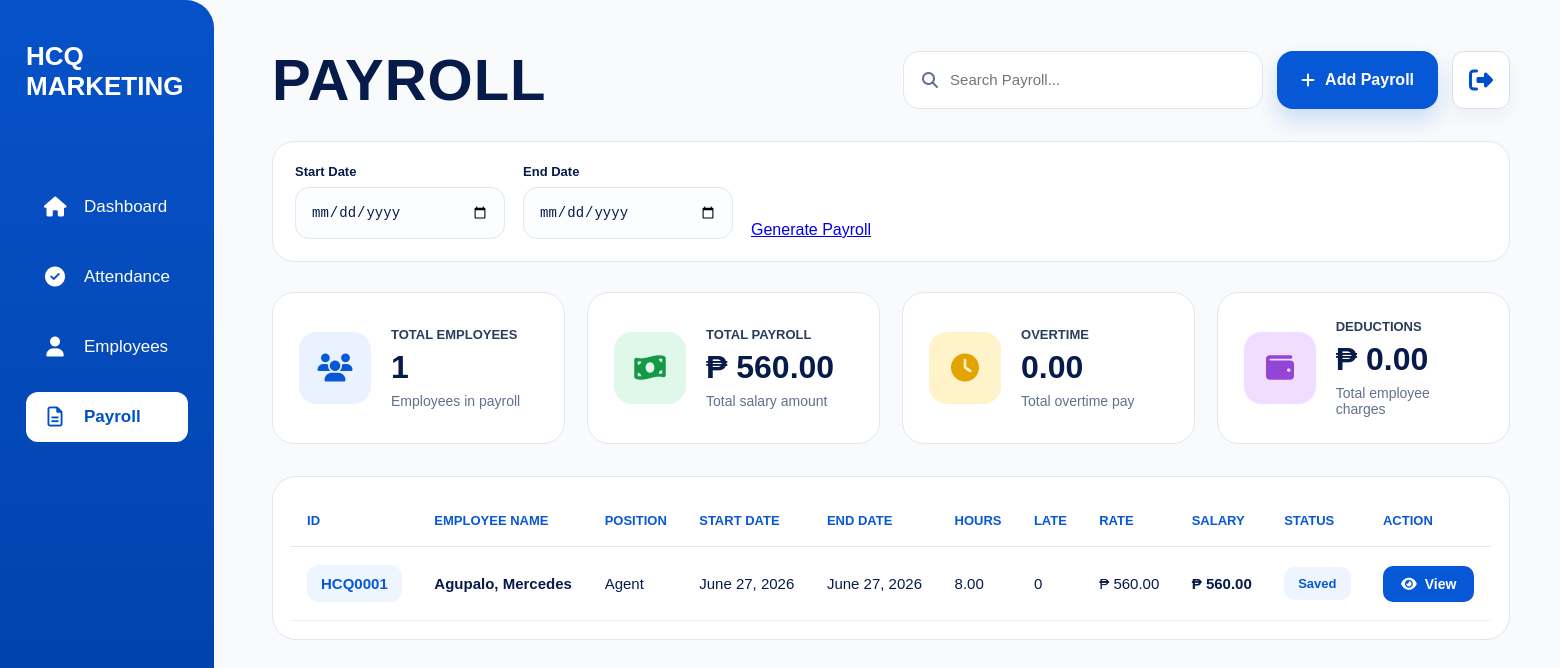
Before: /payroll-page/ with the older database file.
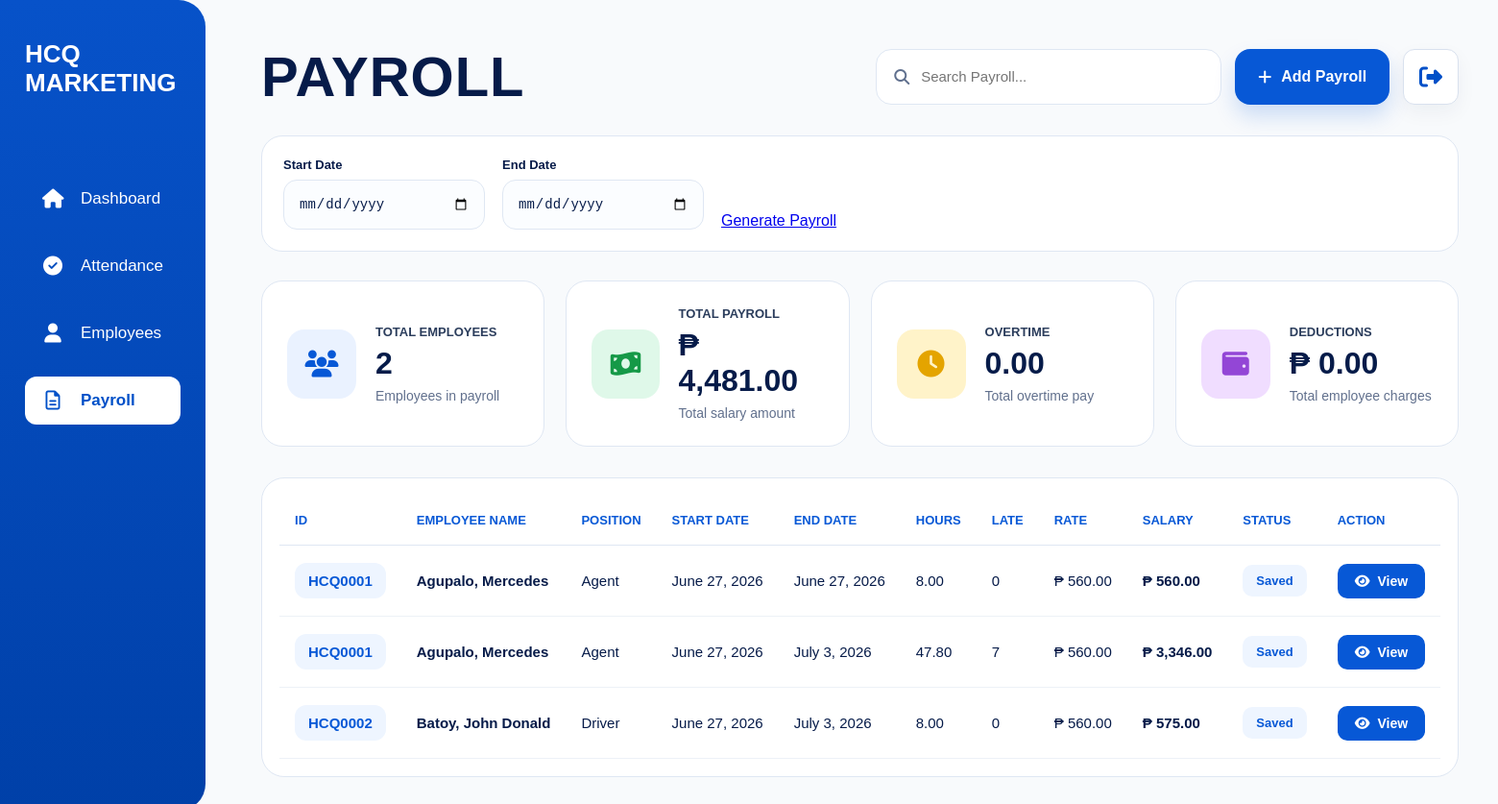
After: the same page with the newer database file.
### payroll/models.py (models this page shows, shortened)
class Payroll(models.Model):
    employee = models.ForeignKey(
        Employee,
        on_delete=models.CASCADE,
        related_name='payrolls'
    )
    start_date = models.DateField()
    end_date = models.DateField()
    total_payable_hours = models.DecimalField(
        max_digits=10,
        decimal_places=2,
        default=0
    )
    total_late_minutes = models.PositiveIntegerField(
        default=0
    )
    total_undertime_minutes = models.PositiveIntegerField(
        default=0
    )
    base_salary = models.DecimalField(
        max_digits=12,
        decimal_places=2,
        default=0
    )
    overtime_pay = models.DecimalField(
        max_digits=12,
        decimal_places=0,
        default=0
    )
    transportation_fee = models.DecimalField(
        max_digits=12,
        decimal_places=2,
        default=0
    )
    delivery_allowance = models.DecimalField(
        max_digits=12,
        decimal_places=2,
        default=0
    )
    benefits = models.DecimalField(
        max_digits=10,
        decimal_places=2,
        default=0
    )
    absent_deduction = models.DecimalField(
        max_digits=10,
        decimal_places=2,
        default=0
    )
    allowance = models.DecimalField(
        max_digits=10,
        decimal_places=2,
        default=0,
        blank=True,
        help_text='Manual allowance for this payroll period.'
    )
    cash_advance = models.DecimalField(
        max_digits=10,
        decimal_places=2,
        default=0,
        blank=True
    )
    charges = models.DecimalField(
        max_digits=10,
        decimal_places=2,
        default=0,
        blank=True
    )
    rent = models.DecimalField(
        max_digits=10,
        decimal_places=2,
        default=0,
        blank=True
    )
    remarks = models.TextField(
        blank=True,
        null=True
    )
    total_salary = models.DecimalField(
        max_digits=12,
        decimal_places=2,
        default=0
    )
    created_at = models.DateTimeField(
        auto_now_add=True
    )
    class Meta:
        ordering = [
            '-start_date',
            'employee__last_name'
        ]

### employees/models.py (models this page shows, shortened)
class Employee(models.Model):
    SALARY_TYPE_CHOICES = (
        ("daily", "Daily"),
        ("hourly", "Hourly"),
    )
    EMPLOYMENT_STATUS_CHOICES = (
        ("ACTIVE", "Active"),
        ("RESIGNED", "Resigned"),
        ("MIA", "MIA"),
        ("TERMINATED", "Terminated"),
    )
    BLOOD_TYPE_CHOICES = (
        ("A+", "A+"),
        ("A-", "A-"),
        ("B+", "B+"),
        ("B-", "B-"),
        ("AB+", "AB+"),
        ("AB-", "AB-"),
        ("O+", "O+"),
        ("O-", "O-"),
    )
    employee_id = models.CharField(
        max_length=10,
        unique=True,
        editable=False,
    )
    first_name = models.CharField(max_length=100)
    middle_initial = models.CharField(
        max_length=50,
        blank=True,
        null=True,
    )
    last_name = models.CharField(max_length=100)
    date_of_birth = models.DateField(
        blank=True,
        null=True,
    )
    citizenship = models.CharField(
        max_length=100,
        blank=True,
        null=True,
    )
    address = models.CharField(
        max_length=255,
        blank=True,
        null=True,
    )
    contact_number = models.CharField(
        max_length=50,
        blank=True,
        null=True,
    )
    spouse_name = models.CharField(
        max_length=100,
        blank=True,
        null=True,
    )
    spouse_contact_number = models.CharField(
        max_length=50,
        blank=True,
        null=True,
    )
    blood_type = models.CharField(
        max_length=3,
        choices=BLOOD_TYPE_CHOICES,
        blank=True,
        null=True,
    )
    emergency_contact_name = models.CharField(
        max_length=100,
        blank=True,
        null=True,
    )
    emergency_relationship = models.CharField(
        max_length=100,
        blank=True,
        null=True,
    )
    emergency_contact_number = models.CharField(
        max_length=50,
        blank=True,
        null=True,
    )
    emergency_address = models.CharField(
        max_length=255,
        blank=True,
        null=True,
    )
    elementary = models.CharField(
        max_length=255,
        blank=True,
        null=True,
    )
    elementary_year = models.CharField(
        max_length=50,
        blank=True,
        null=True,
    )
    high_school = models.CharField(
        max_length=255,
        blank=True,
        null=True,
    )
    high_school_year = models.CharField(
        max_length=50,
        blank=True,
        null=True,
    )
    college = models.CharField(
        max_length=255,
        blank=True,
        null=True,
    )
    college_year = models.CharField(
        max_length=50,
        blank=True,
        null=True,
    )
    company_1 = models.CharField(
        max_length=255,
        blank=True,
        null=True,
    )
    company_address_1 = models.CharField(
        max_length=255,
        blank=True,
        null=True,
    )
    occupation_1 = models.CharField(
        max_length=100,
        blank=True,
        null=True,
    )
    years_1 = models.CharField(
        max_length=50,
        blank=True,
        null=True,
    )
    company_2 = models.CharField(
        max_length=255,
        blank=True,
        null=True,
    )
    company_address_2 = models.CharField(
        max_length=255,
        blank=True,
        null=True,
    )
    occupation_2 = models.CharField(
        max_length=100,
        blank=True,
        null=True,
    )
    years_2 = models.CharField(
        max_length=50,
        blank=True,
        null=True,
    )
    company_3 = models.CharField(
        max_length=255,
        blank=True,
        null=True,
    )
    company_address_3 = models.CharField(
        max_length=255,
        blank=True,
        null=True,
    )
    occupation_3 = models.CharField(
        max_length=100,
        blank=True,
        null=True,
    )
    years_3 = models.CharField(
        max_length=50,
        blank=True,
        null=True,
    )
    reference_name_1 = models.CharField(
        max_length=100,
        blank=True,
        null=True,
    )
    reference_occupation_1 = models.CharField(
        max_length=100,
        blank=True,
        null=True,
    )
    reference_contact_1 = models.CharField(
        max_length=50,
        blank=True,
        null=True,
    )
    reference_name_2 = models.CharField(
        max_length=100,
        blank=True,
        null=True,
    )
    reference_occupation_2 = models.CharField(
        max_length=100,
        blank=True,
        null=True,
    )
    reference_contact_2 = models.CharField(
        max_length=50,
        blank=True,
        null=True,
    )
    reference_name_3 = models.CharField(
        max_length=100,
        blank=True,
        null=True,
    )
    reference_occupation_3 = models.CharField(
        max_length=100,
        blank=True,
        null=True,
    )
    reference_contact_3 = models.CharField(
        max_length=50,
        blank=True,
        null=True,
    )
    sss_number = models.CharField(
        max_length=100,
        blank=True,
        null=True,
    )
    sss_file = models.FileField(
        upload_to="government_documents/sss/",
        blank=True,
        null=True,
    )
    philhealth_number = models.CharField(
        max_length=100,
        blank=True,
        null=True,
    )
    philhealth_file = models.FileField(
        upload_to="government_documents/philhealth/",
        blank=True,
        null=True,
    )
    tin_number = models.CharField(
        max_length=100,
        blank=True,
        null=True,
    )
    tin_file = models.FileField(
        upload_to="government_documents/tin/",
        blank=True,
        null=True,
    )
    pagibig_number = models.CharField(
        max_length=100,
        blank=True,
        null=True,
    )
    pagibig_file = models.FileField(
        upload_to="government_documents/pagibig/",
        blank=True,
        null=True,
    )
    nbi_clearance_number = models.CharField(
        max_length=100,
        blank=True,
        null=True,
    )
    nbi_clearance_file = models.FileField(
        upload_to="government_documents/nbi/",
        blank=True,
        null=True,
    )
    barangay_clearance_number = models.CharField(
        max_length=100,
        blank=True,
        null=True,
    )
    barangay_clearance_file = models.FileField(
        upload_to="government_documents/barangay/",
        blank=True,
        null=True,
    )
    drivers_license_number = models.CharField(
        max_length=100,
        blank=True,
        null=True,
    )
    drivers_license_file = models.FileField(
        upload_to="government_documents/drivers_license/",
        blank=True,
        null=True,
    )
    position = models.CharField(
        max_length=100,
    )
    employment_status = models.CharField(
        max_length=20,
        choices=EMPLOYMENT_STATUS_CHOICES,
        default="ACTIVE",
        db_index=True,
    )
    employment_remarks = models.TextField(
        blank=True,
        null=True,
    )
    salary_type = models.CharField(
        max_length=10,
        choices=SALARY_TYPE_CHOICES,
        default="daily",
    )
    rate = models.DecimalField(
        max_digits=10,
        decimal_places=2,
    )
    benefits = models.DecimalField(
        max_digits=10,
        decimal_places=2,
        default=0,
    )
    date_started = models.DateField(
        blank=True,
        null=True,
    )
    photo = models.ImageField(
        upload_to="employee_photos/",
        blank=True,
        null=True,
    )
    qr_code = models.ImageField(
        upload_to="employee_qrcodes/",
        blank=True,
        null=True,
    )
    resume = models.FileField(
        upload_to="employee_resumes/",
        blank=True,
        null=True,
    )
    class Meta:
        ordering = ("employee_id",)
        indexes = [
            models.Index(fields=("last_name", "first_name")),
        ]

### payroll/views.py (the view, shortened to what this page needs)
# urls.py: path("", views.payroll_page, name="payroll-page"),
def payroll_page(request):
    q = request.GET.get("q", "")
    start_date = request.GET.get("start_date", "")
    end_date = request.GET.get("end_date", "")
    payrolls = Payroll.objects.select_related(
        "employee"
    ).filter(
        employee__employment_status="ACTIVE"
    )
    if start_date:
        payrolls = payrolls.filter(
            start_date__gte=start_date
        )
    if end_date:
        payrolls = payrolls.filter(
            end_date__lte=end_date
        )
    payrolls = payrolls.order_by(
        "employee__employee_id"
    )
    total_deductions = (
        (payrolls.aggregate(total=Sum("cash_advance"))["total"] or 0)
        +
        (payrolls.aggregate(total=Sum("charges"))["total"] or 0)
        +
        (payrolls.aggregate(total=Sum("rent"))["total"] or 0)
        +
        (payrolls.aggregate(total=Sum("benefits"))["total"] or 0)
    )
    context = {
        "payroll_data": payrolls,
        "total_employees": payrolls.values(
            "employee"
        ).distinct().count(),
        "total_payroll": payrolls.aggregate(
            total=Sum("total_salary")
        )["total"] or 0,
        "total_overtime": payrolls.aggregate(
            total=Sum("overtime_pay")
        )["total"] or 0,
        "total_deductions": total_deductions,
        "q": q,
        "start_date": start_date,
        "end_date": end_date,
    }
    return render(
        request,
        "admin/payroll/payroll_page.html",
        context
    )

### templates/admin/payroll/payroll_page.html (shortened to what the changed rows need)
{% load static %}
{% load humanize %}
<!DOCTYPE html>
<html lang="en">
<head>
    <link rel="stylesheet" href="{% static 'dashboard/dashboard.css' %}">
    <link rel="stylesheet"
          href="https://cdnjs.cloudflare.com/ajax/libs/font-awesome/6.5.1/css/all.min.css">
</head>
<body>
<div class="modern-page">
    <main class="modern-content">
        <div class="payroll-header">
            <h1 class="payroll-title">
                PAYROLL
            </h1>
        </div>
        <div class="payroll-summary-grid">
            <div class="payroll-summary-card">
                <div>
                    <p>Total Employees</p>
                    <h2>{{ total_employees }}</h2>
                    <span>Employees in payroll</span>
                </div>
            </div>
            <div class="payroll-summary-card">
                <div>
                    <p>Total Payroll</p>
                    <h2>
                        ₱ {{ total_payroll|floatformat:2|intcomma }}
                    </h2>
                    <span>Total salary amount</span>
                </div>
            </div>
            <div class="payroll-summary-card">
                <div>
                    <h2>
                        {{ total_overtime|floatformat:2 }}
                    </h2>
                </div>
            </div>
            <div class="payroll-summary-card">
                <div>
                    <h2>
                        ₱ {{ total_deductions|floatformat:2|intcomma }}
                    </h2>
                </div>
            </div>
        </div>
        <div class="payroll-table-card">
            <table class="payroll-table">
                <thead>
                    <tr>
                        <th>ID</th>
                        <th>Employee Name</th>
                        <th>Position</th>
                        <th>Start Date</th>
                        <th>End Date</th>
                        <th>Hours</th>
                        <th>Late</th>
                        <th>Rate</th>
                        <th>Salary</th>
                        <th>Status</th>
                        <th>Action</th>
                    </tr>
                </thead>
                <tbody>
                    {% for row in payroll_data %}
                    <tr>
                        <td>
                            <span class="employee-id">
                                {{ row.employee.employee_id }}
                            </span>
                        </td>
                        <td class="employee-name">
                            {{ row.employee.last_name }},
                            {{ row.employee.first_name }}
                        </td>
                        <td>
                            {{ row.employee.position }}
                        </td>
                        <td>
                            {{ row.start_date }}
                        </td>
                        <td>
                            {{ row.end_date }}
                        </td>
                        <td>
                            {{ row.total_payable_hours|floatformat:2 }}
                        </td>
                        <td>
                            {{ row.total_late_minutes }}
                        </td>
                        <td>
                            ₱ {{ row.employee.rate|floatformat:2|intcomma }}
                        </td>
                        <td class="salary">
                            ₱ {{ row.total_salary|floatformat:2|intcomma }}
                        </td>
                        <td>
                            <span class="status-badge">
                                Saved
                            </span>
                        </td>
                        <td>
                            <a href="{% url 'view-payroll' row.id %}" class="view-btn">
                                <i class="fa-solid fa-eye"></i>
                                View
                            </a>
                        </td>
                    </tr>
                    {% empty %}
                    <tr>
                        <td colspan="11" class="empty-row">
                            No payroll records yet.
                        </td>
                    </tr>
                    {% endfor %}
                </tbody>
            </table>
        </div>
    </main>
</div>
</body>
</html>

Changed rows visible on the page:
added Payroll: employee.employee_id "HCQ0001", employee.last_name "Agupalo", employee.first_name "Mercedes", employee.position "Agent", start_date "June 27, 2026", end_date "July 3, 2026", total_payable_hours "47.80", total_late_minutes "7", employee.rate "560.00", total_salary "3,346.00"
added Payroll: employee.employee_id "HCQ0002", employee.last_name "Batoy", employee.first_name "John Donald", employee.position "Driver", start_date "June 27, 2026", end_date "July 3, 2026", total_payable_hours "8.00", total_late_minutes "0", employee.rate "560.00", total_salary "575.00"
Other visible differences:
{{ total_employees }}: "1" → "2"
{{ total_payroll|floatformat:2|intcomma }}: "560.00" → "4,481.00"
